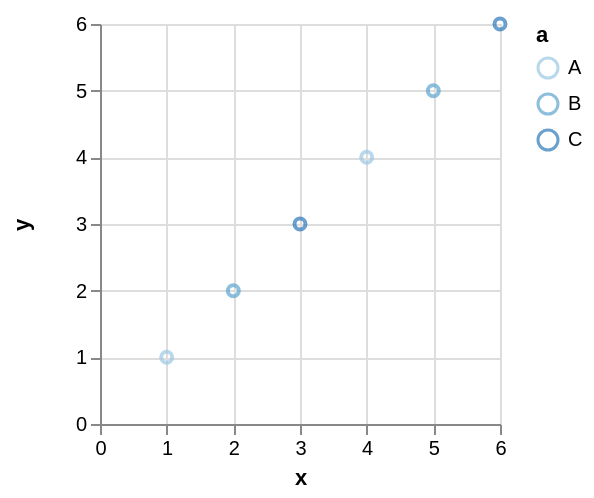

Vega-Lite specification for this chart:
### Vega specification from a JSON file in a GitHub repository (floating-point values rounded to 4 significant figures)
{"$schema": "https://vega.github.io/schema/vega/v3.0.json", "autosize": "pad", "padding": 5, "style": "cell", "data": [{"name": "source_0", "values": [{"a": "B", "x": 2, "y": 2}, {"a": "A", "x": 1, "y": 1}, {"a": "A", "x": 4, "y": 4}, {"a": "B", "x": 5, "y": 5}, {"a": "C", "x": 3, "y": 3}, {"a": "C", "x": 6, "y": 6}], "format": {"type": "json"}}, {"name": "data_0", "source": "source_0", "transform": [{"type": "formula", "expr": "toNumber(datum[\"x\"])", "as": "x"}, {"type": "formula", "expr": "toNumber(datum[\"y\"])", "as": "y"}, {"type": "filter", "expr": "datum[\"x\"] !== null && !isNaN(datum[\"x\"]) && datum[\"y\"] !== null && !isNaN(datum[\"y\"])"}]}], "signals": [{"name": "width", "update": "200"}, {"name": "height", "update": "200"}], "marks": [{"name": "marks", "type": "symbol", "style": ["point"], "from": {"data": "data_0"}, "encode": {"update": {"x": {"scale": "x", "field": "x"}, "y": {"scale": "y", "field": "y"}, "stroke": {"scale": "color", "field": "a"}, "fill": {"value": "transparent"}, "opacity": {"value": 0.7}}}}], "scales": [{"name": "x", "type": "linear", "domain": {"data": "data_0", "field": "x"}, "range": [0, {"signal": "width"}], "nice": true, "zero": true}, {"name": "y", "type": "linear", "domain": {"data": "data_0", "field": "y"}, "range": [{"signal": "height"}, 0], "nice": true, "zero": true}, {"name": "color", "type": "ordinal", "domain": {"data": "data_0", "field": "a", "sort": true}, "range": "ordinal"}], "axes": [{"scale": "x", "labelOverlap": true, "orient": "bottom", "tickCount": {"signal": "ceil(width/40)"}, "title": "x", "zindex": 1}, {"scale": "x", "domain": false, "grid": true, "labels": false, "maxExtent": 0, "minExtent": 0, "orient": "bottom", "tickCount": {"signal": "ceil(width/40)"}, "ticks": false, "zindex": 0, "gridScale": "y"}, {"scale": "y", "labelOverlap": true, "orient": "left", "tickCount": {"signal": "ceil(height/40)"}, "title": "y", "zindex": 1}, {"scale": "y", "domain": false, "grid": true, "labels": false, "maxExtent": 0, "minExtent": 0, "orient": "left", "tickCount": {"signal": "ceil(height/40)"}, "ticks": false, "zindex": 0, "gridScale": "x"}], "legends": [{"stroke": "color", "title": "a", "encode": {"symbols": {"update": {"opacity": {"value": 0.7}}}}}], "config": {"axisY": {"minExtent": 30}}}
